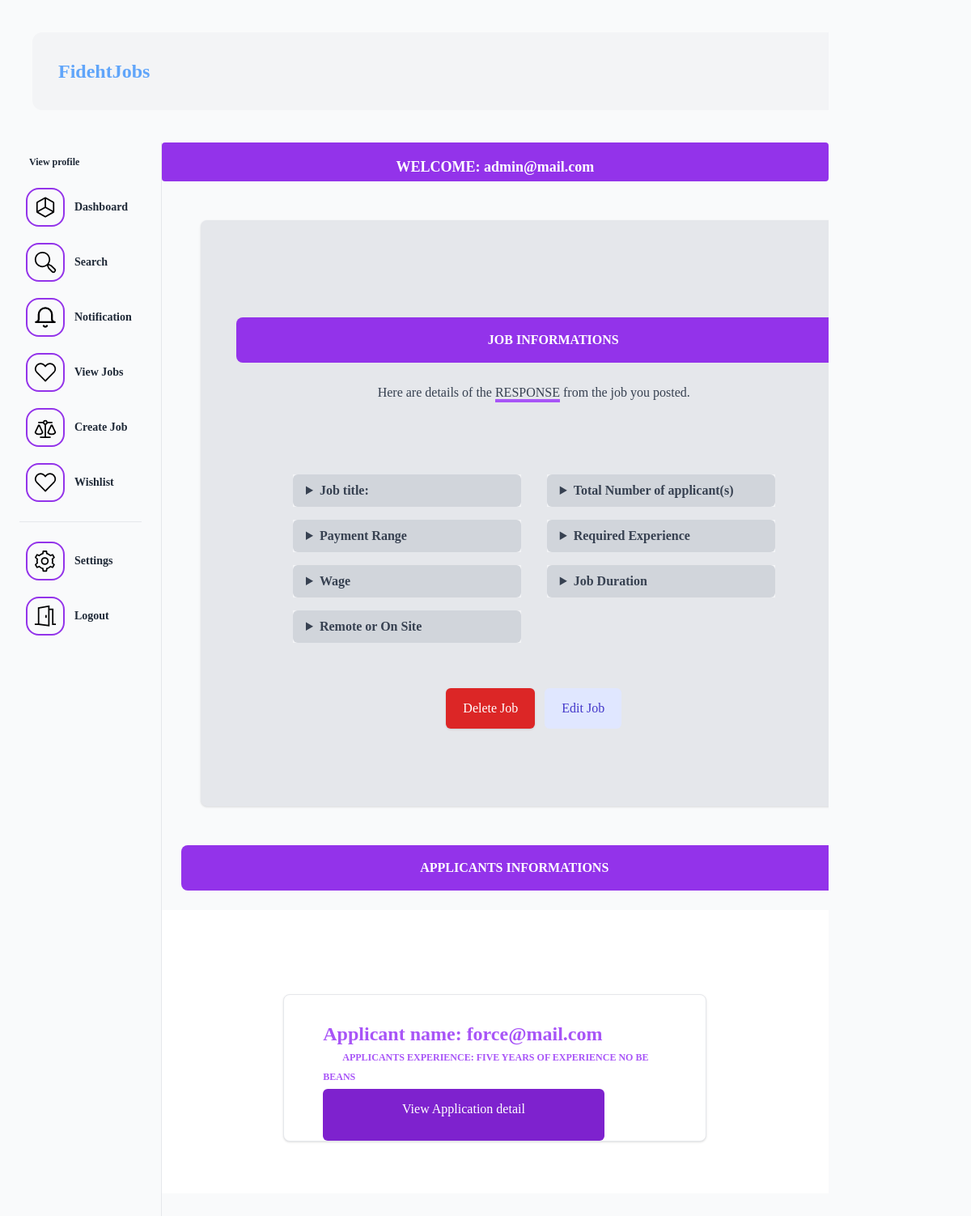
The app's page /user/dashboard/employer/job4/ (signed in) with its own data.
### apps/users/models.py (models this page shows)
class CustomUser(AbstractUser):
    username = None
    email = models.EmailField(_('email address'), unique=True)
    USERNAME_FIELD = 'email'
    REQUIRED_FIELDS = []
    objects = CustomUserManager()
    def __str__(self):
        return self.email

### apps/job/models.py (models this page shows)
class Application(models.Model):
    job = models.ForeignKey(Job,related_name='application', on_delete=models.CASCADE)
    proposal = models.TextField()
    experience = models.TextField(blank=True, null=True)
    payment = models.CharField(max_length=222,blank=True, null=True)
    delivery = models.CharField(max_length=222,blank=True, null=True)
    created_by = models.ForeignKey(settings.AUTH_USER_MODEL, related_name='application',on_delete=models.CASCADE)
    created_on = models.DateTimeField(auto_now_add=True)

### apps/users/views.py (the view)
# urls.py: path('dashboard/employer/job<int:pk>/',EmployerJobDetail.as_view(),name="employer-detail"),
class EmployerJobDetail(View, LoginRequiredMixin):
    def get(self,request,pk,*args,**kwargs):
        job = get_object_or_404(Job,pk=pk,created_by=request.user)
        return render(request,'user/get-job-detail.html',{'job':job})

### apps/notification/context_processor.py (called while the page is built)
def get_notifications(request):
    if request.user.is_authenticated:
        read_notifications = request.user.notifications.filter(is_read=True)
        unread_notifications = request.user.notifications.filter(is_read=False)
        context ={
            'read_notifications': read_notifications,
            'unread_notifications': unread_notifications
        }
        return context
    else:
        context ={
            'read_notifications': [],
            'unread_notifications': []
        }
        return context

### apps/users/templates/user/get-job-detail.html (shortened to what this page needs)
{% extends 'user/dashboard.html' %}
{% block body %}
<div class="container m-12 p-5 text-gray-700 rounded-lg bg-gray-200 shadow px-5 py-24">
    <div class="mb-20 text-center">
        <p class="w-full p-4 m-6 rounded-lg font-semibold text-center bg-purple-600 text-white uppercase">Job Informations</p>
        <p class="mx-auto mb-2 text-base leading-relaxed xl:w-2/4 lg:w-3/4">
            Here are details of the  <span class="border-b-4 uppercase border-purple-500">response</span>
            from the job you posted.
        </p>
    </div>
    <div class="flex flex-wrap -mx-2 lg:w-4/5 sm:mx-auto sm:mb-2">
        <div class="w-full px-4 py-2 lg:w-1/2">
            <details class="mb-4 bg-gray-100">
                <summary class="px-4 py-2 font-semibold bg-gray-300 rounded-md cursor-pointer">
                    Job title:
                </summary>
            </details>
            <details class="mb-4 bg-gray-100">
                <summary class="px-4 py-2 font-semibold bg-gray-300 rounded-md cursor-pointer">
                    Payment Range
                </summary>
            </details>
             <details class="mb-4 bg-gray-100">
                <summary class="px-4 py-2 font-semibold bg-gray-300 rounded-md cursor-pointer">
                    Wage
                </summary>
            </details>
            <details class="mb-4 bg-gray-100">
                <summary class="px-4 py-2 font-semibold bg-gray-300 rounded-md cursor-pointer">
                    Remote or On Site
                </summary>
            </details>
        </div>
        <div class="w-full px-4 py-2 lg:w-1/2">
            <details class="mb-4 bg-gray-100">
                <summary class="px-4 py-2 font-semibold bg-gray-300 rounded-md cursor-pointer">
                    Total Number of applicant(s)
                </summary>
            </details>
            <details class="mb-4 bg-gray-100">
                <summary class="px-4 py-2 font-semibold bg-gray-300 rounded-md cursor-pointer">
                    Required Experience
                </summary>
            </details>
            <details class="mb-4 bg-gray-100">
                <summary class="px-4 py-2 font-semibold bg-gray-300 rounded-md cursor-pointer">
                    Job Duration
                </summary>
            </details>
        </div>
    </div>
    <div hx-boost="true" class="flex justify-center mt-8 space-x-3">
        <a href="{% url 'job:delete-job' job.pk%}" class="inline-flex items-center justify-center px-5 py-3 text-base font-medium text-white bg-red-600 border border-transparent rounded-md shadow hover:bg-red-700">{%csrf_token%} Delete Job</a>
        <a href="{% url 'job:edit-job' job.pk %}" class="inline-flex items-center justify-center px-5 py-3 text-base font-medium text-indigo-700 bg-indigo-100 border border-transparent rounded-md hover:bg-indigo-200">Edit Job
        </a>
    </div>
</div>
<p class="w-full p-4 m-6 rounded-lg font-semibold text-center bg-purple-600 text-white uppercase">Applicants Informations</p>
<section class="relative py-16 bg-white min-w-screen animation-fade animation-delay">
    <div class="container px-0 mx-auto sm:px-5">
        {% for application in job.application.all %}
            <div
                class="w-full relative px-6 py-6 mx-auto mt-10 bg-white border border-gray-200 sm:px-8 md:px-12 sm:py-8 sm:rounded-lg sm:shadow md:w-2/3">
                <h3 hx-boost="true" class="text-lg font-bold text-purple-500 sm:text-xl md:text-2xl">Applicant name:
                <a href="{% url 'users:profile' application.created_by%}">{% if application.created_by.profile.username %}{{application.created_by.profile.username}}{% else %} {{application.created_by}}{% endif %} </a>
                </h3>
                <small class="mx-6 text-xs font-bold text-left text-purple-500 uppercase sm:text-center sm:text-normal sm:font-bold">Applicants Experience: {{application.experience}}</small>
                <p class="mt-2 text-base text-gray-600 sm:text-lg md:text-normal">Proposal: {{application.proposal}}</p>
                 <a href="{% url 'users:applicant-detail' application.pk%}" class="absolute  bottom-0 h-16 py-3 text-center w-2/3 font-medium text-white bg-purple-700 border border-transparent rounded-md hover:bg-purple-500">View Application detail</a>
            </div>
        {% empty %}
            <p class="mt-2 text-base text-gray-600 sm:text-lg md:text-normal">No applicant for this job yet.</p>
        {% endfor %}
    </div>
</section>
{% endblock body %}

### apps/users/templates/user/dashboard.html (shortened to what this page needs)
{% extends 'base.html' %}
{% block content %}
<div class="flex h-screen container w-full">
    <div class="w-1/5 border-r border-lighter text-xl text-gray-800 font-semibold flex flex-col space-4 px-2 lg:px-6 py-2">
        <div class=" p-2 space-y-2">
            <div class="flex justify-start">
                <span class="flex items-center space-x-1">
                    <a href="{% url 'users:profile' request.user.email%}" class="text-xs ml-1 hover:underline text-coolGray-600">View profile</a>
                </span>
            </div>
        </div>
        <div class="divide-y divide-coolGray-300">
            <ul class="pt-2 pb-4 space-y-1 text-sm">
                <li hx-boost="true" class="bg-coolGray-100 text-coolGray-900">
                    <a href="{% url 'users:dashboard' %}" class="flex items-center p-2 space-x-3 rounded-md">
                        <span class="hidden md:block">Dashboard</span>
                    </a>
                </li>
                <li hx-boost="true">
                    <a href="{% url 'job:search' %}" class="flex items-center p-2 space-x-3 rounded-md">
                        <span class="hidden md:block">Search</span>
                    </a>
                </li>
                <li hx-boost="true">
                    <a href="{% url 'notification:notification' %}" class="flex items-center p-2 space-x-3 rounded-md">
                        <button>
                        </button>
                        <span class="hidden md:block">Notification</span>
                    </a>
                </li>
                {% if request.user.profile.is_employer %}
                <li hx-boost="true">
                    <a href="{% url 'job:job-list' %}" class="flex items-center p-2 space-x-3 rounded-md">
                        <span class="hidden md:block">View Jobs</span>
                    </a>
                </li>
                <li hx-boost="true">
                    <a href="{% url 'job:create-job' %}" class="flex items-center p-2 space-x-3 rounded-md">
                        <span class="hidden md:block">Create Job</span>
                    </a>
                </li>
                {% endif %}
                <li hx-boost="true">
                    <a href="" class="flex items-center p-2 space-x-3 rounded-md">
                        <span class="hidden md:block">Wishlist</span>
                    </a>
                </li>
            </ul>
            <ul class="pt-4 pb-2 space-y-1 text-sm">
                <li hx-boost="true">
                    <a href="#" class="flex items-center p-2 space-x-3 rounded-md">
                        <span class="hidden md:block">Settings</span>
                    </a>
                </li>
                <li hx-boost="true">
                    <a href="{% url 'core:logout' %}" class="flex items-center p-2 space-x-3 rounded-md">
                        <span class="hidden md:block">Logout</span>
                    </a>
                </li>
            </ul>
        </div>
    </div>
    <div class="w-5/6 h-full">
    <div>
        <h1 class="text-lg font-bold text-center bg-purple-600 w-full h-12 text-white rounded p-4">WELCOME: {{request.user.email}}</h1>
    </div>
    {% block body %}{% endblock body %}
    </div>
  </div>
{% endblock content %}

### records on screen
CustomUser: user.email "admin@mail.com"
Application: created_by "force@mail.com", experience "FIVE YEARS OF EXPERIENCE NO BE BEANS"
